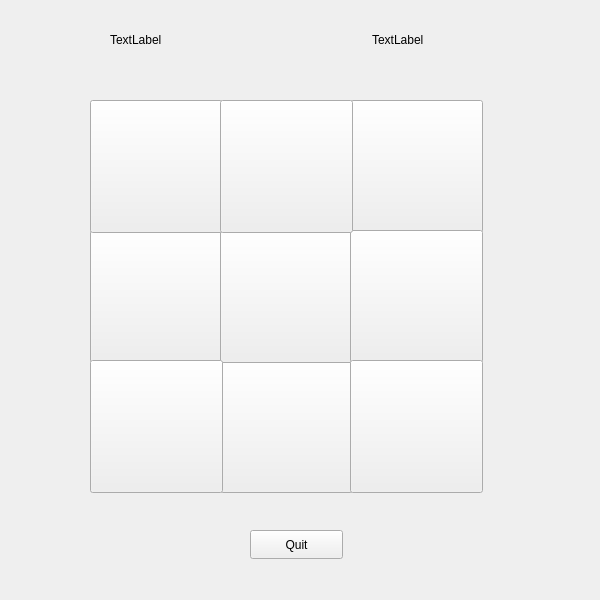
<?xml version="1.0" encoding="UTF-8"?>
<ui version="4.0">
 <class>GamePage</class>
 <widget class="QWidget" name="GamePage">
  <property name="geometry">
   <rect>
    <x>0</x>
    <y>0</y>
    <width>600</width>
    <height>600</height>
   </rect>
  </property>
  <property name="windowTitle">
   <string>Form</string>
  </property>
  <widget class="QLabel" name="player1nameLabel">
   <property name="geometry">
    <rect>
     <x>110</x>
     <y>30</y>
     <width>111</width>
     <height>20</height>
    </rect>
   </property>
   <property name="text">
    <string>TextLabel</string>
   </property>
  </widget>
  <widget class="QLabel" name="player2nameLabel">
   <property name="geometry">
    <rect>
     <x>372</x>
     <y>30</y>
     <width>131</width>
     <height>20</height>
    </rect>
   </property>
   <property name="text">
    <string>TextLabel</string>
   </property>
  </widget>
  <widget class="QPushButton" name="homeButton">
   <property name="geometry">
    <rect>
     <x>250</x>
     <y>530</y>
     <width>93</width>
     <height>29</height>
    </rect>
   </property>
   <property name="text">
    <string>Quit</string>
   </property>
  </widget>
  <widget class="QPushButton" name="pushButton_0_2">
   <property name="geometry">
    <rect>
     <x>350</x>
     <y>100</y>
     <width>133</width>
     <height>133</height>
    </rect>
   </property>
   <property name="font">
    <font>
     <pointsize>48</pointsize>
    </font>
   </property>
   <property name="text">
    <string/>
   </property>
  </widget>
  <widget class="QPushButton" name="pushButton_1_0">
   <property name="geometry">
    <rect>
     <x>90</x>
     <y>230</y>
     <width>133</width>
     <height>133</height>
    </rect>
   </property>
   <property name="font">
    <font>
     <pointsize>48</pointsize>
    </font>
   </property>
   <property name="text">
    <string/>
   </property>
  </widget>
  <widget class="QPushButton" name="pushButton_2_1">
   <property name="geometry">
    <rect>
     <x>220</x>
     <y>360</y>
     <width>133</width>
     <height>133</height>
    </rect>
   </property>
   <property name="font">
    <font>
     <pointsize>48</pointsize>
    </font>
   </property>
   <property name="text">
    <string/>
   </property>
  </widget>
  <widget class="QPushButton" name="pushButton_1_1">
   <property name="geometry">
    <rect>
     <x>220</x>
     <y>230</y>
     <width>133</width>
     <height>133</height>
    </rect>
   </property>
   <property name="font">
    <font>
     <pointsize>48</pointsize>
    </font>
   </property>
   <property name="text">
    <string/>
   </property>
  </widget>
  <widget class="QPushButton" name="pushButton_1_2">
   <property name="geometry">
    <rect>
     <x>350</x>
     <y>230</y>
     <width>133</width>
     <height>133</height>
    </rect>
   </property>
   <property name="font">
    <font>
     <pointsize>48</pointsize>
    </font>
   </property>
   <property name="text">
    <string/>
   </property>
  </widget>
  <widget class="QPushButton" name="pushButton_0_0">
   <property name="geometry">
    <rect>
     <x>90</x>
     <y>100</y>
     <width>133</width>
     <height>133</height>
    </rect>
   </property>
   <property name="font">
    <font>
     <pointsize>48</pointsize>
    </font>
   </property>
   <property name="text">
    <string/>
   </property>
  </widget>
  <widget class="QPushButton" name="pushButton_0_1">
   <property name="geometry">
    <rect>
     <x>220</x>
     <y>100</y>
     <width>133</width>
     <height>133</height>
    </rect>
   </property>
   <property name="font">
    <font>
     <pointsize>48</pointsize>
    </font>
   </property>
   <property name="text">
    <string/>
   </property>
  </widget>
  <widget class="QPushButton" name="pushButton_2_2">
   <property name="geometry">
    <rect>
     <x>350</x>
     <y>360</y>
     <width>133</width>
     <height>133</height>
    </rect>
   </property>
   <property name="font">
    <font>
     <pointsize>48</pointsize>
    </font>
   </property>
   <property name="text">
    <string/>
   </property>
  </widget>
  <widget class="QPushButton" name="pushButton_2_0">
   <property name="geometry">
    <rect>
     <x>90</x>
     <y>360</y>
     <width>133</width>
     <height>133</height>
    </rect>
   </property>
   <property name="font">
    <font>
     <pointsize>48</pointsize>
    </font>
   </property>
   <property name="text">
    <string/>
   </property>
  </widget>
 </widget>
 <resources/>
 <connections/>
</ui>
